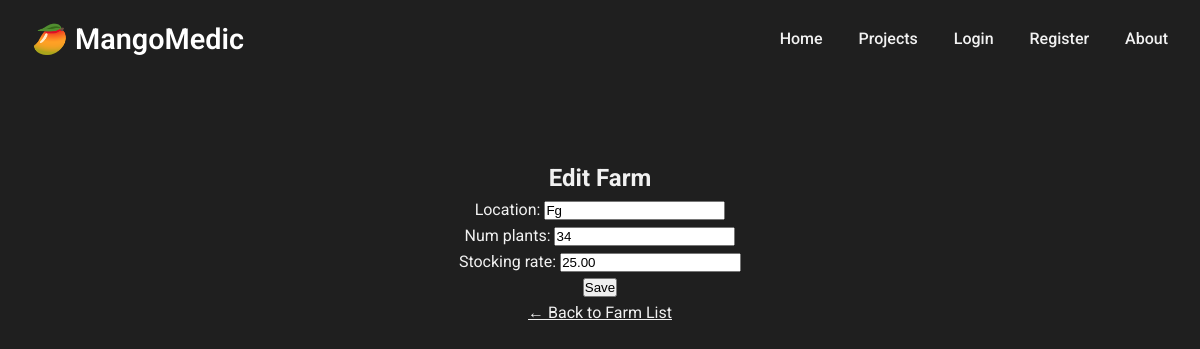
The page /pests/farms/3/edit/ on the database its author committed.
### pests/models.py (models this page shows, shortened)
class Farm(models.Model):
    grower = models.ForeignKey(Grower, on_delete=models.CASCADE, related_name='farms')
    location = models.CharField(max_length=255)
    num_plants = models.PositiveIntegerField()
    stocking_rate = models.DecimalField(max_digits=5, decimal_places=2)

### pests/views.py (the view)
# urls.py: path('farms/<int:pk>/edit/', FarmUpdateView.as_view(), name='farm_edit'),
class FarmUpdateView(UpdateView):
    model = Farm
    form_class = FarmForm
    template_name = 'pests/portal/farm_form.html'
    success_url = reverse_lazy('farm_list')

### pests/forms.py
class FarmForm(forms.ModelForm):
    class Meta:
        model = Farm
        fields = ['location', 'num_plants', 'stocking_rate']

### pests/templates/pests/portal/farm_form.html
{% extends "pests/base.html" %}
{% block content %}
<h2>{% if form.instance.pk %}Edit{% else %}Add{% endif %} Farm</h2>
<form method="post">{% csrf_token %}
  {{ form.as_p }}
  <button type="submit">Save</button>
</form>
<a href="{% url 'farm_list' %}">← Back to Farm List</a>
{% endblock %}

### pests/static/pests/css/styles.css (style rules this page uses)
* { margin: 0; padding: 0; box-sizing: border-box; }
html, body { font-family: 'Roboto', sans-serif; background-color: #1f1f1f; color: #f1f1f1; line-height: 1.6; }
body, p, h1, h2, h3, h4, h5, h6, li, a, span, div { color: #f1f1f1; }

### rows shown on the page
Farm: location "Fg", num_plants "34", stocking_rate "25.00"
